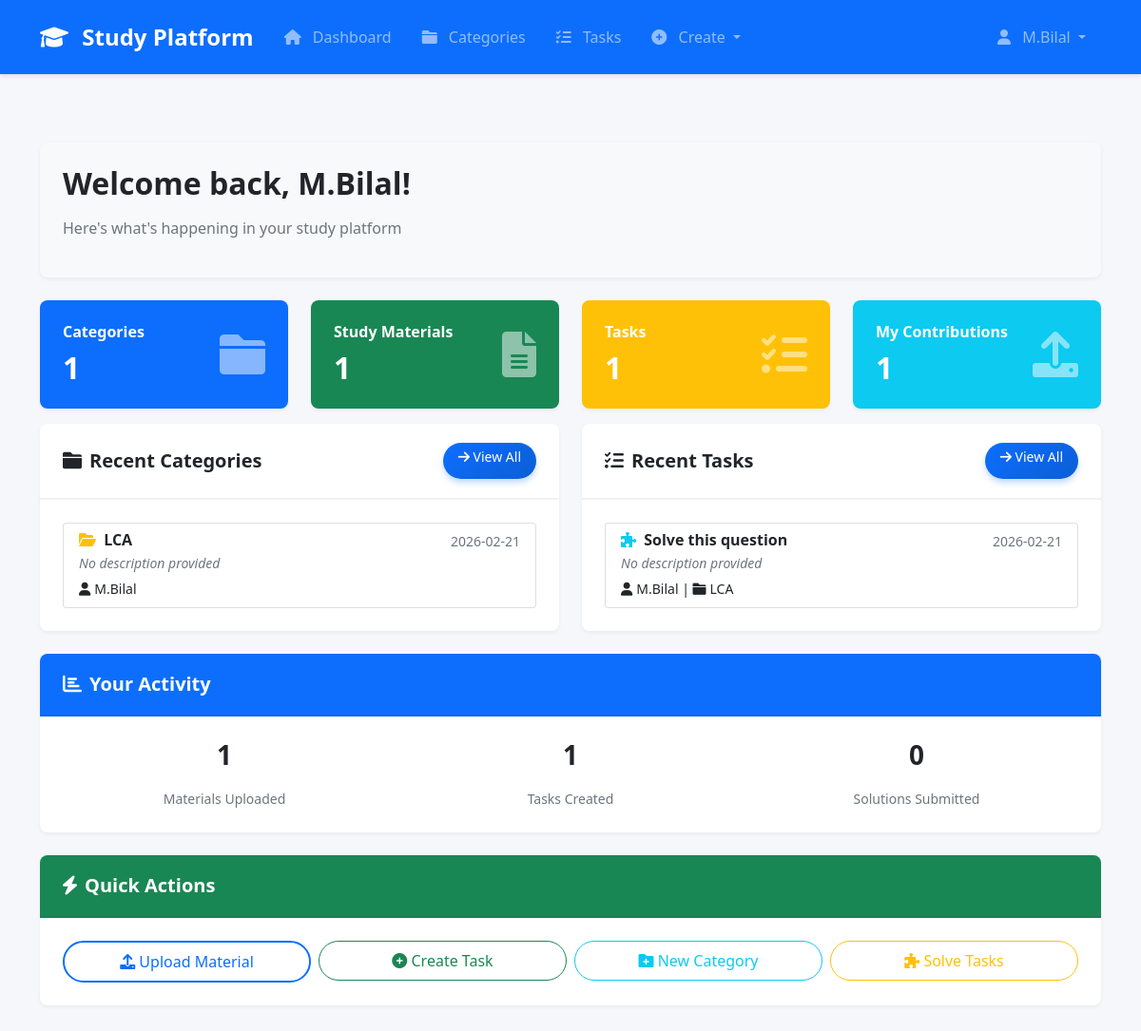
Page /dashboard (signed in) on the committed database.
### utils/database.py (models this page shows)
class User(UserMixin, db.Model):
    __tablename__ = 'user'
    id = db.Column(db.Integer, primary_key=True)
    username = db.Column(db.String(80), unique=True, nullable=False)
    email = db.Column(db.String(120), unique=True, nullable=False)
    password_hash = db.Column(db.String(200), nullable=False)
    is_admin = db.Column(db.Boolean, default=False)
    created_at = db.Column(db.DateTime, default=datetime.utcnow)
    uploaded_materials = db.relationship('StudyMaterial', backref='uploader', lazy='dynamic', foreign_keys='StudyMaterial.uploaded_by')
    created_categories = db.relationship('Category', backref='creator', lazy='dynamic', foreign_keys='Category.created_by')
    created_tasks = db.relationship('Task', backref='creator', lazy='dynamic', foreign_keys='Task.created_by')
    solutions = db.relationship('Solution', backref='solver', lazy='dynamic', foreign_keys='Solution.solved_by')
    accessible_categories = db.relationship('Category', secondary=user_category_access,
                                          lazy='subquery', backref=db.backref('accessible_users', lazy=True))

class Category(db.Model):
    __tablename__ = 'category'
    id = db.Column(db.Integer, primary_key=True)
    name = db.Column(db.String(100), nullable=False)
    description = db.Column(db.Text)
    created_by = db.Column(db.Integer, db.ForeignKey('user.id'), nullable=False)
    created_at = db.Column(db.DateTime, default=datetime.utcnow)
    materials = db.relationship('StudyMaterial', backref='category', lazy='dynamic', cascade='all, delete-orphan')
    tasks = db.relationship('Task', backref='category', lazy='dynamic', cascade='all, delete-orphan')
    __table_args__ = (
        db.Index('idx_category_created_at', 'created_at'),
        db.Index('idx_category_name', 'name'),
    )

class Task(db.Model):
    __tablename__ = 'task'
    id = db.Column(db.Integer, primary_key=True)
    title = db.Column(db.String(200), nullable=False)
    description = db.Column(db.Text)  # Now optional
    task_type = db.Column(db.String(20), default='text')  # 'text', 'image', 'pdf'
    file_path = db.Column(db.String(500))  # For image/pdf tasks
    file_size = db.Column(db.Integer)  # Size in bytes for file tasks
    category_id = db.Column(db.Integer, db.ForeignKey('category.id'), nullable=False)
    created_by = db.Column(db.Integer, db.ForeignKey('user.id'), nullable=False)
    created_at = db.Column(db.DateTime, default=datetime.utcnow)
    solutions = db.relationship('Solution', backref='task', lazy='dynamic', cascade='all, delete-orphan')
    __table_args__ = (
        db.Index('idx_task_category', 'category_id'),
        db.Index('idx_task_created_by', 'created_by'),
        db.Index('idx_task_created_at', 'created_at'),
        db.Index('idx_task_type', 'task_type'),
    )

### app.py (the view)
@app.route('/dashboard')
@login_required
def dashboard():
    try:
        categories = Category.query.order_by(
            Category.created_at.desc()
        ).limit(6).all()
        recent_tasks = Task.query.order_by(
            Task.created_at.desc()
        ).limit(6).all()
        stats = {
            'total_categories': Category.query.count(),
            'total_materials': StudyMaterial.query.count(),
            'total_tasks': Task.query.count(),
            'total_solutions': Solution.query.count(),
            'my_materials': StudyMaterial.query.filter_by(uploaded_by=current_user.id).count(),
            'my_tasks': Task.query.filter_by(created_by=current_user.id).count(),
            'my_solutions': Solution.query.filter_by(solved_by=current_user.id).count()
        }
        popular_materials = StudyMaterial.query.order_by(
            StudyMaterial.downloads.desc()
        ).limit(5).all()
        return render_template(
            'dashboard.html',
            categories=categories,
            recent_tasks=recent_tasks,
            stats=stats,
            popular_materials=popular_materials
        )
    except Exception as e:
        flash(f'Error loading dashboard: {str(e)}', 'error')
        return render_template('dashboard.html', categories=[], recent_tasks=[], stats={})

### templates/dashboard.html (shortened to what this page needs)
{% extends "base.html" %}
{% block content %}
<div class="row">
    <div class="col-12 mb-4">
        <div class="card bg-light">
            <div class="card-body">
                <h2>Welcome back, {{ current_user.username }}!</h2>
                <p class="text-muted">Here's what's happening in your study platform</p>
            </div>
        </div>
    </div>
    <div class="col-md-3 mb-3">
        <div class="card text-white bg-primary">
            <div class="card-body">
                <div class="d-flex justify-content-between align-items-center">
                    <div>
                        <h6 class="card-title">Categories</h6>
                        <h2 class="mb-0">{{ stats.total_categories }}</h2>
                    </div>
                    <i class="fas fa-folder fa-3x opacity-50"></i>
                </div>
            </div>
        </div>
    </div>
    <div class="col-md-3 mb-3">
        <div class="card text-white bg-success">
            <div class="card-body">
                <div class="d-flex justify-content-between align-items-center">
                    <div>
                        <h6 class="card-title">Study Materials</h6>
                        <h2 class="mb-0">{{ stats.total_materials }}</h2>
                    </div>
                    <i class="fas fa-file-alt fa-3x opacity-50"></i>
                </div>
            </div>
        </div>
    </div>
    <div class="col-md-3 mb-3">
        <div class="card text-white bg-warning">
            <div class="card-body">
                <div class="d-flex justify-content-between align-items-center">
                    <div>
                        <h6 class="card-title">Tasks</h6>
                        <h2 class="mb-0">{{ stats.total_tasks }}</h2>
                    </div>
                    <i class="fas fa-tasks fa-3x opacity-50"></i>
                </div>
            </div>
        </div>
    </div>
    <div class="col-md-3 mb-3">
        <div class="card text-white bg-info">
            <div class="card-body">
                <div class="d-flex justify-content-between align-items-center">
                    <div>
                        <h6 class="card-title">My Contributions</h6>
                        <h2 class="mb-0">{{ stats.my_materials }}</h2>
                    </div>
                    <i class="fas fa-upload fa-3x opacity-50"></i>
                </div>
            </div>
        </div>
    </div>
    <div class="col-md-6 mb-4">
        <div class="card h-100">
            <div class="card-header d-flex justify-content-between align-items-center">
                <h5 class="mb-0"><i class="fas fa-folder me-2"></i>Recent Categories</h5>
                <a href="{{ url_for('categories') }}" class="btn btn-sm btn-primary">
                    <i class="fas fa-arrow-right"></i> View All
                </a>
            </div>
            <div class="card-body">
                {% if categories %}
                    <div class="list-group">
                        {% for category in categories %}
                            <a href="{{ url_for('categories') }}#category-{{ category.id }}"
                               class="list-group-item list-group-item-action">
                                <div class="d-flex w-100 justify-content-between">
                                    <h6 class="mb-1">
                                        <i class="fas fa-folder-open text-warning me-1"></i>
                                        {{ category.name }}
                                    </h6>
                                    <small class="text-muted">{{ category.created_at.strftime('%Y-%m-%d') }}</small>
                                </div>
                                <p class="mb-1 text-muted small">
                                    {% if category.description %}
                                        {{ category.description|truncate(100) }}
                                    {% else %}
                                        <span class="fst-italic">No description provided</span>
                                    {% endif %}
                                </p>
                                <small>
                                    <i class="fas fa-user me-1"></i>{{ category.creator.username }}
                                </small>
                            </a>
                        {% endfor %}
                    </div>
                {% endif %}
            </div>
        </div>
    </div>
    <div class="col-md-6 mb-4">
        <div class="card h-100">
            <div class="card-header d-flex justify-content-between align-items-center">
                <h5 class="mb-0"><i class="fas fa-tasks me-2"></i>Recent Tasks</h5>
                <a href="{{ url_for('tasks') }}" class="btn btn-sm btn-primary">
                    <i class="fas fa-arrow-right"></i> View All
                </a>
            </div>
            <div class="card-body">
                {% if recent_tasks %}
                    <div class="list-group">
                        {% for task in recent_tasks %}
                            <a href="{{ url_for('view_task', task_id=task.id) }}"
                               class="list-group-item list-group-item-action">
                                <div class="d-flex w-100 justify-content-between">
                                    <h6 class="mb-1">
                                        <i class="fas fa-puzzle-piece text-info me-1"></i>
                                        {{ task.title }}
                                    </h6>
                                    <small class="text-muted">{{ task.created_at.strftime('%Y-%m-%d') }}</small>
                                </div>
                                <p class="mb-1 text-muted small">
                                    {% if task.description %}
                                        {{ task.description|truncate(100) }}
                                    {% else %}
                                        <span class="fst-italic">No description provided</span>
                                    {% endif %}
                                </p>
                                <small>
                                    <i class="fas fa-user me-1"></i>{{ task.creator.username }} |
                                    <i class="fas fa-folder me-1"></i>{{ task.category.name }}
                                </small>
                            </a>
                        {% endfor %}
                    </div>
                {% endif %}
            </div>
        </div>
    </div>
    <div class="col-12 mb-4">
        <div class="card">
            <div class="card-header bg-primary text-white">
                <h5 class="mb-0"><i class="fas fa-chart-bar me-2"></i>Your Activity</h5>
            </div>
            <div class="card-body">
                <div class="row text-center">
                    <div class="col-4">
                        <h3>{{ stats.my_materials }}</h3>
                        <small class="text-muted">Materials Uploaded</small>
                    </div>
                    <div class="col-4">
                        <h3>{{ stats.my_tasks }}</h3>
                        <small class="text-muted">Tasks Created</small>
                    </div>
                    <div class="col-4">
                        <h3>{{ stats.my_solutions }}</h3>
                        <small class="text-muted">Solutions Submitted</small>
                    </div>
                </div>
            </div>
        </div>
    </div>
    <div class="col-12">
        <div class="card">
            <div class="card-header bg-success text-white">
                <h5 class="mb-0"><i class="fas fa-bolt me-2"></i>Quick Actions</h5>
            </div>
            <div class="card-body">
                <div class="row g-2">
                    <div class="col-md-3 col-6">
                        <a href="{{ url_for('upload_material') }}" class="btn btn-outline-primary w-100">
                            <i class="fas fa-upload"></i> Upload Material
                        </a>
                    </div>
                    <div class="col-md-3 col-6">
                        <a href="{{ url_for('add_task') }}" class="btn btn-outline-success w-100">
                            <i class="fas fa-plus-circle"></i> Create Task
                        </a>
                    </div>
                    <div class="col-md-3 col-6">
                        <a href="{{ url_for('create_category') }}" class="btn btn-outline-info w-100">
                            <i class="fas fa-folder-plus"></i> New Category
                        </a>
                    </div>
                    <div class="col-md-3 col-6">
                        <a href="{{ url_for('tasks') }}" class="btn btn-outline-warning w-100">
                            <i class="fas fa-puzzle-piece"></i> Solve Tasks
                        </a>
                    </div>
                </div>
            </div>
        </div>
    </div>
</div>
{% endblock %}

### templates/base.html (shortened to what this page needs)
<!DOCTYPE html>
<html lang="en">
<head>
    <link href="https://cdn.jsdelivr.net/npm/bootstrap@5.1.3/dist/css/bootstrap.min.css" rel="stylesheet">
    <link rel="stylesheet" href="https://cdnjs.cloudflare.com/ajax/libs/font-awesome/6.0.0/css/all.min.css">
    <link rel="stylesheet" href="{{ url_for('static', filename='css/style.css') }}">
    <link rel="stylesheet" href="https://cdnjs.cloudflare.com/ajax/libs/font-awesome/6.0.0/css/all.min.css">
    <link rel="stylesheet" href="https://cdnjs.cloudflare.com/ajax/libs/animate.css/4.1.1/animate.min.css"/>
    </head>
<body>
    <nav class="navbar navbar-expand-lg navbar-dark bg-primary">
        <div class="container">
            <a class="navbar-brand" href="{{ url_for('dashboard') }}">
                <i class="fas fa-graduation-cap"></i> Study Platform
            </a>
            {% if current_user.is_authenticated %}
            <div class="collapse navbar-collapse" id="navbarNav">
                <ul class="navbar-nav me-auto">
                    <li class="nav-item">
                        <a class="nav-link" href="{{ url_for('dashboard') }}">
                            <i class="fas fa-home"></i> Dashboard
                        </a>
                    </li>
                    <li class="nav-item">
                        <a class="nav-link" href="{{ url_for('categories') }}">
                            <i class="fas fa-folder"></i> Categories
                        </a>
                    </li>
                    <li class="nav-item">
                        <a class="nav-link" href="{{ url_for('tasks') }}">
                            <i class="fas fa-tasks"></i> Tasks
                        </a>
                    </li>
                    <li class="nav-item dropdown">
                        <a class="nav-link dropdown-toggle" href="#" id="createDropdown" role="button" data-bs-toggle="dropdown">
                            <i class="fas fa-plus-circle"></i> Create
                        </a>
                    </li>
                </ul>
                <ul class="navbar-nav">
                    <li class="nav-item dropdown">
                        <a class="nav-link dropdown-toggle" href="#" id="userDropdown" role="button" data-bs-toggle="dropdown">
                            <i class="fas fa-user"></i> {{ current_user.username }}
                        </a>
                    </li>
                </ul>
            </div>
            {% endif %}
        </div>
    </nav>
    <main class="container mt-4">
        {% block content %}{% endblock %}
    </main>
    <div class="toast-container position-fixed bottom-0 end-0 p-3" style="z-index: 9999;"></div>
</body>
</html>

### rows in the picture
User: username "M.Bilal"
Category: name "LCA", created_at "2026-02-21", shows "No description provided", creator.username "M.Bilal"
Task: title "Solve this question", created_at "2026-02-21", shows "No description provided", creator.username "M.Bilal", category.name "LCA"

### other values in the picture
{{ stats.total_categories }} "1"
{{ stats.total_materials }} "1"
{{ stats.total_tasks }} "1"
{{ stats.my_materials }} "1"
{{ stats.my_tasks }} "1"
{{ stats.my_solutions }} "0"
